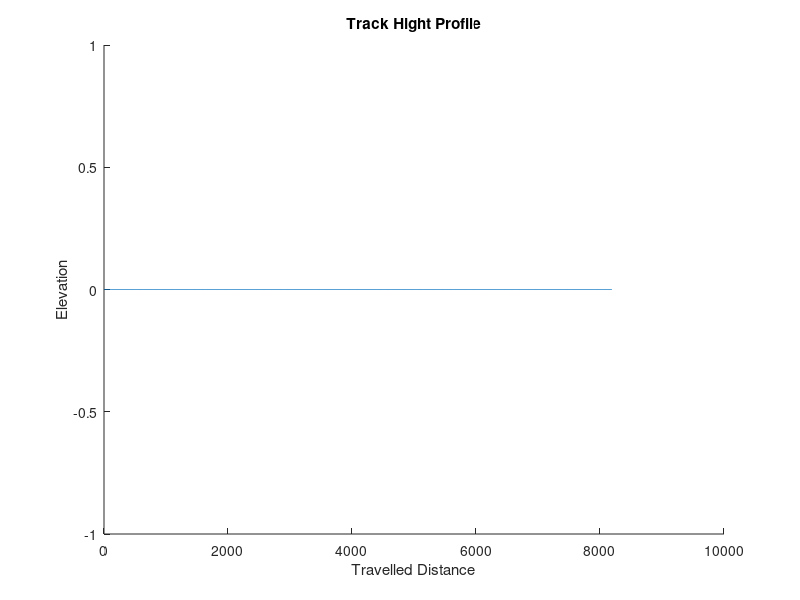

Recreate this plot in MATLAB. (Note: this script raises an error after producing the figure.)
%% Track Simulations
clear;
% Read track information
track = importdata('Flat.csv', ';', 0);
travelledDistance = track(:,1);
elevation = track(:,2);

% Plot Hight Profile
figure(1);clf;hold on;
plot(travelledDistance, elevation);
xlabel('Travelled Distance');
ylabel('Elevation');
title('Track Hight Profile');


% Simulate
r = simulateTrack(track);

figure(2);clf;hold on;
colormap(summer);
x = travelledDistance'; % displacement 
z = zeros(size(x)); % zero, because not used
y = elevation'; %Elevation
col = 1:length(x);  % This is the color, vary with x in this case., for instance velocity
surface([x;x],[y;y],[z;z],[col;col],...
        'facecol','no',...
        'edgecol','interp',...
        'linew',6);
title('Power Used on Track')

% figure(2);clf;hold on;
% plot(r.time, r.velocity);
% 
% figure(3);clf;hold on;
% plot(travelledDistance, r.velocity);

